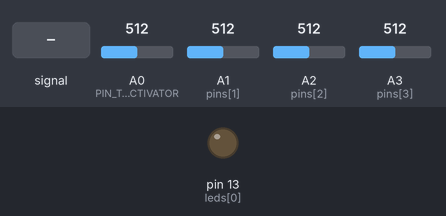
The sketch below on a simulated Arduino Uno, built with avr-gcc and run on an emulated ATmega328P. On the bench: output pins drawn as LEDs (lit = HIGH). The test bench sets the inputs (shaded band); at power-on: A0 (PIN_TAP_ACTIVATOR) = 512, A1 (pins[1]) = 512, A2 (pins[2]) = 512, A3 (pins[3]) = 512. MIDI output is not drawn; what the sketch prints to the serial monitor is not drawn.

Above: at 0.0 s.
At 1.2 s:
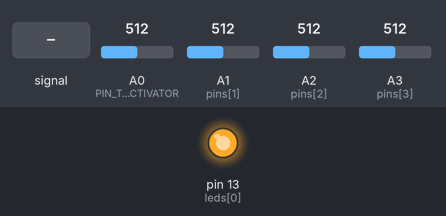
1.3 s: A0 (PIN_TAP_ACTIVATOR) fed a 200 Hz sine of ±460 counts around its level
3.3 s: A0 (PIN_TAP_ACTIVATOR) set to 716
Timing chart, 0 to 6.3 s (numbered marks = the images above; inputs shaded):
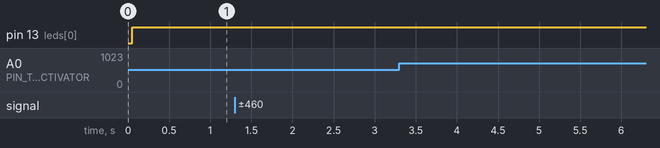

Measured:
- after the input at 1.3 s, every drawn part: stays the same
- after the input at 3.3 s, every drawn part: stays the same

The sketch:

piezoDrums01_multifunctional.ino
```cpp
/*
   MULTIFUNCTIONAL DRUMS-TO-MIDI-SETUP:
   ------------------------------------
   v.1.0
   ------------------------------------
   June 2020
   by David Unland david[at]unland[dot]eu
   ------------------------------------
   featuring:
   global tap tempo by trigger instrument
   two instruments with note sends (so far: linear from list of phrygian scale notes)
   one instrument to control notes to be send
   ------------------------------------
   INSTRUMENTS:
   A0 = cowbell?  = tap tempo trigger
   A1 = Tom1      = note trigger 1
   A2 = Tom2      = note trigger 2
   A3 = Standtom  = note shifter
*/

#include <elapsedMillis.h>
#include <MIDI.h>

MIDI_CREATE_DEFAULT_INSTANCE();

// -------------------------- tap tempo
elapsedMillis firstHitTime;
int bpm = 120;
unsigned long beat_interval = 60000 / 120;
int tapState = 0; // 0 = none; 1 = waiting for first hit; 2 = waiting for second hit

elapsedMillis lastHit_Pin3;
boolean clockSent = false;

// -------------------------- sensitivity

int noiseFloor = 0; // typical values: Arduino = 512, SPRESENSE = 260
const int max_val = 1000;
const int globalThreshold = 50; // 50 for Arduino, 10-30 for SPRESENSE

const int PIN_TAP_ACTIVATOR = A0;

static const uint8_t pins[] = {PIN_TAP_ACTIVATOR, A1, A2, A3};
static const uint8_t leds[] = {LED_BUILTIN, LED_BUILTIN, LED_BUILTIN, LED_BUILTIN}; // array when using SPRESENSE
static const uint8_t numInputs = 4;
int vals[numInputs];

/* ----------------------------- MUSICAL PARAMETERS ------------------------- */

float rhythm_list[] = {0.03125, 0.04166, 0.0625, 0.0833, 0.0938, 0.125, 0.1667, 0.1875, 0.25, 0.33333, 0.375, 0.5, 0.6667, 0.75, 1}; //{1/32, 1/24, 1/16, 1/12, 3/32, 1/8, 1/6, 3/16, 1/4, 1/3, 3/8, 1/2, 2/3, 3/4, 1/1}
int rhythm_idx[numInputs]; // instrument-specific pointer for rhythms
int notes_list[] = {60, 61, 63, 65, 67, 68, 71}; // phrygian mode: {C, Des, Es, F, G, As, B}
int note_idx[numInputs]; // instrument-specific pointer for notes
int noteState[numInputs]; // 0 = OFF, 1 = ON
boolean noteStateChecked = false;

elapsedMillis lastA1note;
elapsedMillis lastA2note;

void setup() {

  //Serial.begin(19200);

  // -------------------------------------- calculate noiseFloor
  int pinNum = 0;
  int totalSamples = 0;
  int led_idx = 0;
  for (int n = 0; n < 400; n++)
  {
    if (n % 100 == 0)
    {
      digitalWrite(leds[led_idx], HIGH);
      led_idx++;
    }
    pinNum = (pinNum + 1) % numInputs;
    totalSamples += analogRead(pins[pinNum]);
  }

  noiseFloor = totalSamples / 400;
  printf("noisefloor is at %d", noiseFloor);

  for (int i = 0; i < 4; i++) // turn LEDs off again
  {
    digitalWrite(leds[i], LOW);
  }


  Serial.begin(31250); // required clock rate for midi signals
  MIDI.begin(MIDI_CHANNEL_OMNI); // ATTENTION: does this work together with Serial Comm?

  // set all required pins
  for (int i = 0; i < numInputs; i++)
  {
    pinMode(leds[i], OUTPUT);
  }

  // set start notes
  note_idx[1] = 0; // C
  note_idx[2] = 3; // F
}

void loop() {

  //while (1)    // bypass loop function...
  //{
  //Serial.println(analogRead(A0)); // debugging signal
  //}

  /* ------------------------------- TAP TEMPO ------------------------------ */

  // -------------------------------------- tap activator
  //if (pinValue(PIN_TAP_ACTIVATOR) > globalThreshold)
  // if (pinValue(A0) > globalThreshold)
  // {
  //   tapState = 1; // start waiting for tap
  // }

  // -------------------------------------- tap trigger

  switch (tapState) {
    case 0:
      if (pinValue(A0) > globalThreshold)
      {
        firstHitTime = 0;
        tapState = 1; // start waiting for tap
      }
      break;

    case 1: // waiting for first hit

      if (pinValue(A0) > globalThreshold && firstHitTime > 50)
      {
        if (firstHitTime < 2000) // skip tap evaluation when time was too long
        {
          beat_interval = firstHitTime;
          bpm = 60000 / firstHitTime;
          tapState = 0;
        }
        else
        {
          tapState = 0;
        }
      }

      //for (int i = 0; i < numInputs; i++) // check state of all inputs
      //{
      //if (pinValue(pins[i]) > globalThreshold)
      // if (pinValue(A0) > globalThreshold)
      // {
      //   firstHitTime = 0; // start recording interval
      //   tapState = 2; // next: wait for second hit
      //   //}
      // }
      break;
  }
  /*
      case 2:   // waiting for second hit
        //for (int i = 0; i < numInputs; i++) // check state of all inputs
        //{
        //int val = pinValue(pins[i]);
        //int val = pinValue(A0);
        //if (val > globalThreshold && firstHitTime > 50)
        if (pinValue(A0) > globalThreshold && firstHitTime > 50)
        {
          if (firstHitTime < 2000) // skip tap evaluation when time was too long
          {
            //if (pins[i] == PIN_TAP_ACTIVATOR) // set global tap tempo
            //{
            beat_interval = firstHitTime;
            bpm = 60000 / firstHitTime;
            tapState = 0;
            //}
            //else // set specific fractional beat for that drum
            //{
            //float spec_drum_rhythm = val / beat_interval;
            //int smallest_rhythm_diff = 0;
            //for (int r_idx = 0; r_idx < rhythm_list; r_idx++)
            //{
            //if (abs(1 - (spec_drum_rhythm / rhythm_list[r_idx])) < smallest_rhythm_diff)
            //{
            //smallest_rhythm_diff = abs(1 - (spec_drum_rhythm / rhythm_list[r_idx]));
            //rhythm_idx[i] = r_idx;
            //}
            //}
            //}
          }
          else // if time was too long:
          {
            tapState = 0;
          }
        }
        //}
        break;
     }
  */

  /* ---------------------------- OTHER TRIGGERS ---------------------------- */
  //if (pinValue(pins[3]) > globalThreshold && lastHit_Pin3 > 50)
  //        if (pinValue(A3) > globalThreshold && lastHit_Pin3 > 50)
  //        {
  //                lastHit_Pin3 = 0;
  //                for (int i = 1; i < 3; i++) // for instruments 1 and 2
  //                {
  //                        note_idx[i] = (note_idx[i] + 1) % 7;
  //                }
  //        }
  //        if (pinValue(A1) > globalThreshold)
  //        {
  //                MIDI.sendNoteOn(notes_list[1], 127, 2);
  //                lastA1note = 0;
  //        }
  //        if (lastA1note > 100)
  //        {
  //                MIDI.sendNoteOff(notes_list[1], 127, 2);
  //        }
  //
  //        if (pinValue(A2) > globalThreshold)
  //        {
  //                MIDI.sendNoteOn(notes_list[2], 127, 2);
  //                lastA2note = 0;
  //        }
  //        if (lastA2note > 100)
  //        {
  //                MIDI.sendNoteOff(notes_list[2], 127, 2);
  //        }


  /* -------------------------------- TIME EVENTS --------------------------- */
  // -------------------------------------- send MIDI notes

  //  for (int i = 0; i < numInputs; i++)
  //  {
  //    if (millis() % beat_interval * rhythm_list[rhythm_idx[i]] / 2 == 0) // check noteState twice per beat
  //    {
  //
  //      if (!noteStateChecked) // send note only once per cycle
  //      {
  //        switch (noteState[i])
  //        {
  //          case 0: // turn note on
  //            MIDI.sendNoteOn(notes_list[note_idx[i]], 127, 2);
  //            noteState[i] = 1;
  //            //digitalWrite(leds[i], HIGH);
  //            break;
  //          case 1: // turn note off
  //            MIDI.sendNoteOff(notes_list[note_idx[i]], 127, 2);
  //            noteState[i] = 0;
  //            //digitalWrite(leds[i], LOW);
  //            break;
  //        }
  //        noteStateChecked = true;
  //      }
  //    }
  //    else
  //    {
  //      noteStateChecked = false; // reset for next cycle
  //    }
  //  }
  // -------------------------------------- blink LED
  if (millis() % beat_interval < 100) // turns LED on for 100 ms
  {
    digitalWrite(LED_BUILTIN, HIGH);
  }
  else
  {
    digitalWrite(LED_BUILTIN, LOW);
  }

  // -------------------------------------- MIDI Clock Sync
  /* MIDI Clock events are sent at a rate of 24 pulses per quarter note
     one tap beat equals one quarter note
     only one midi clock signal should be send per 24th quarter note
  */
  if (millis() % (beat_interval / 24) == 0 && !clockSent)
  {
    clockSent = true;
    Serial.write(0xF8); // 0xF8 = 11110000 = dataByte for MIDI Timing Clock Realtime Message (https://www.midi.org/specifications-old/item/table-1-summary-of-midi-message)
  }
  else
  {
    clockSent = false;
  }

}

int pinValue(int pinNumber_in)
{
  int pinVal_temp = noiseFloor - analogRead(pinNumber_in);
  pinVal_temp = abs(pinVal_temp); // positive values only
  pinVal_temp = map(pinVal_temp, 0, max_val, 0, 255); // 8-bit conversion
  return pinVal_temp;
}
```
